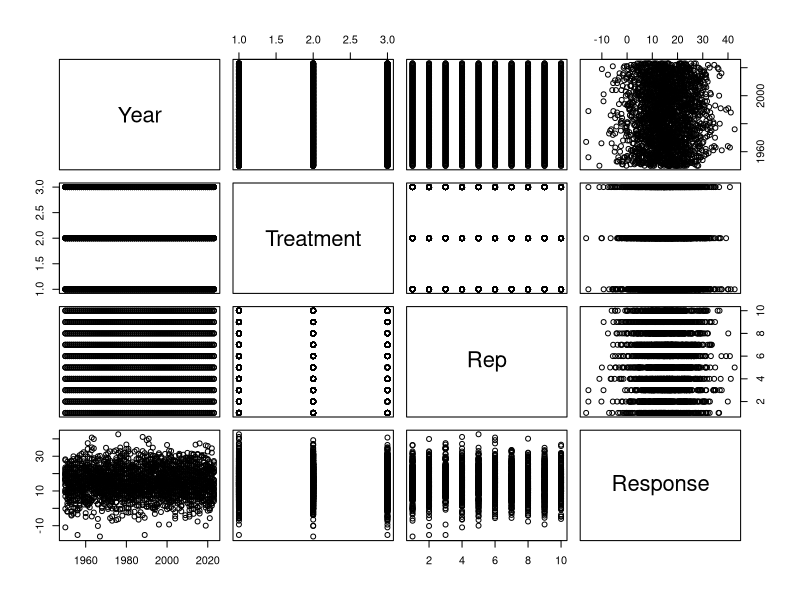
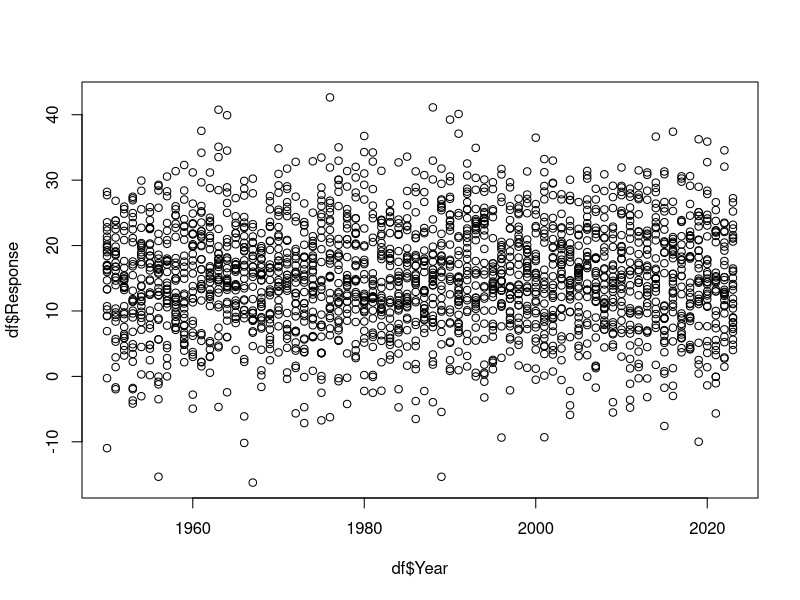
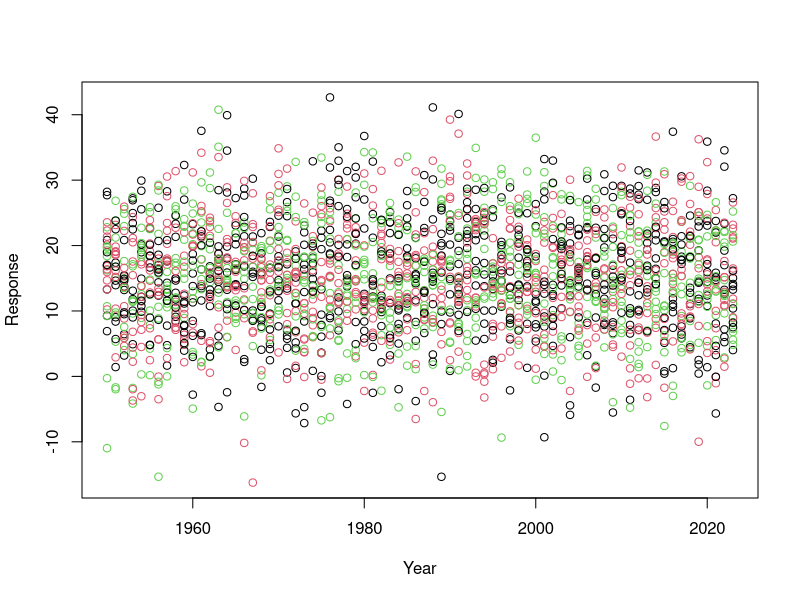
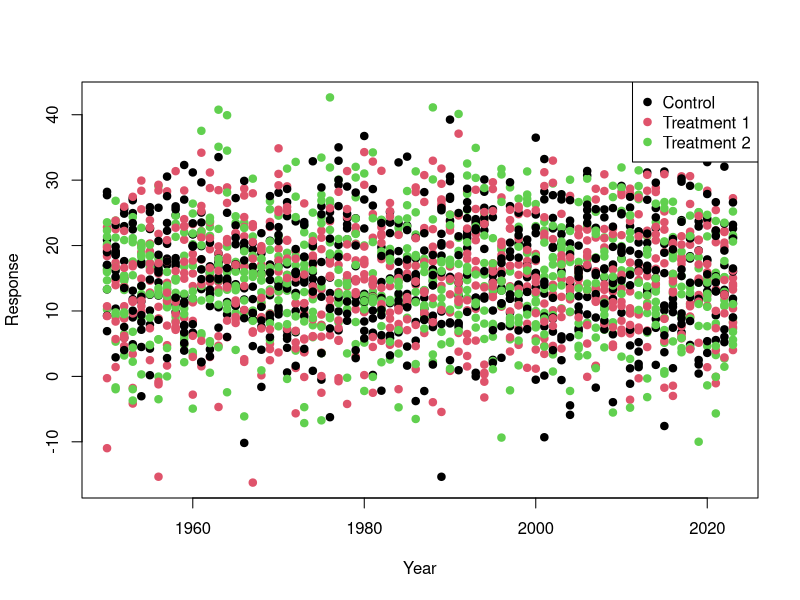
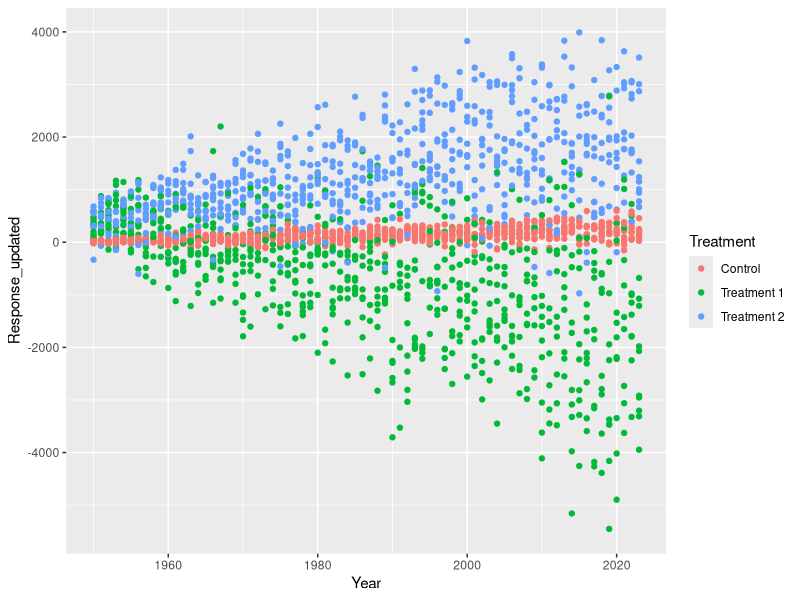
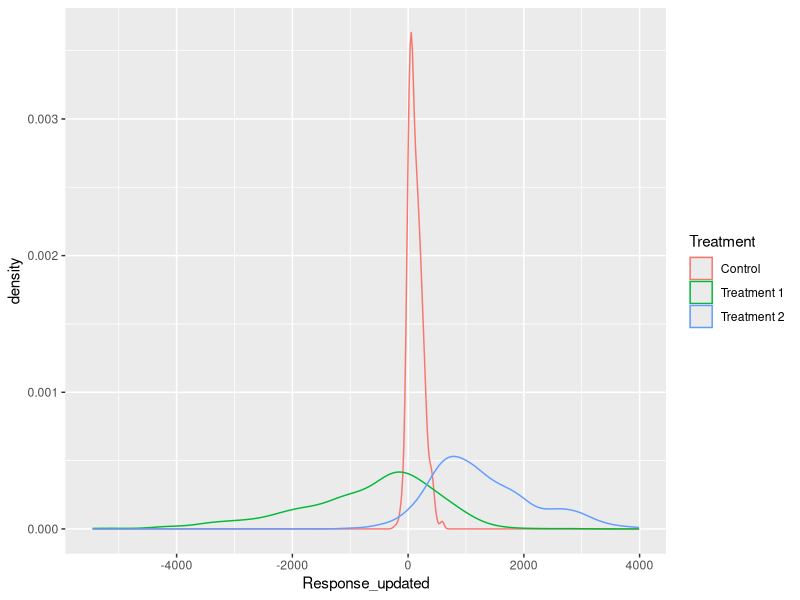
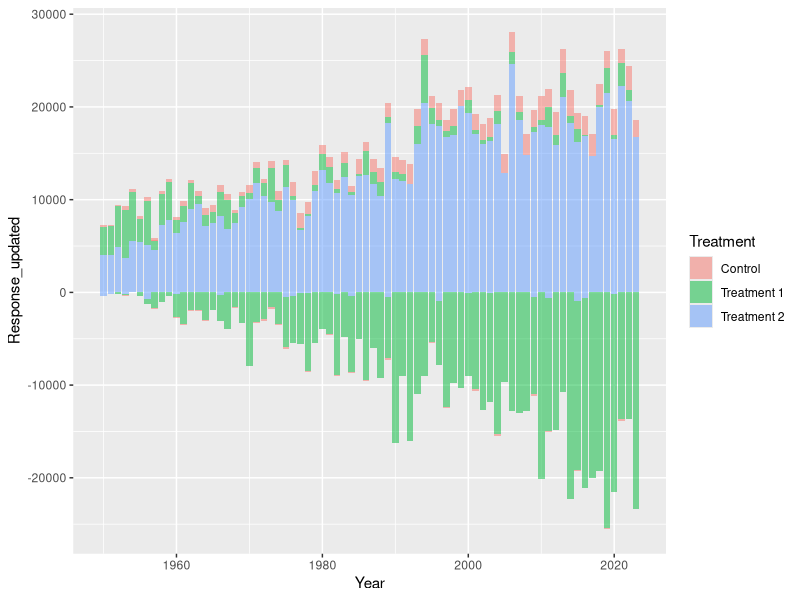
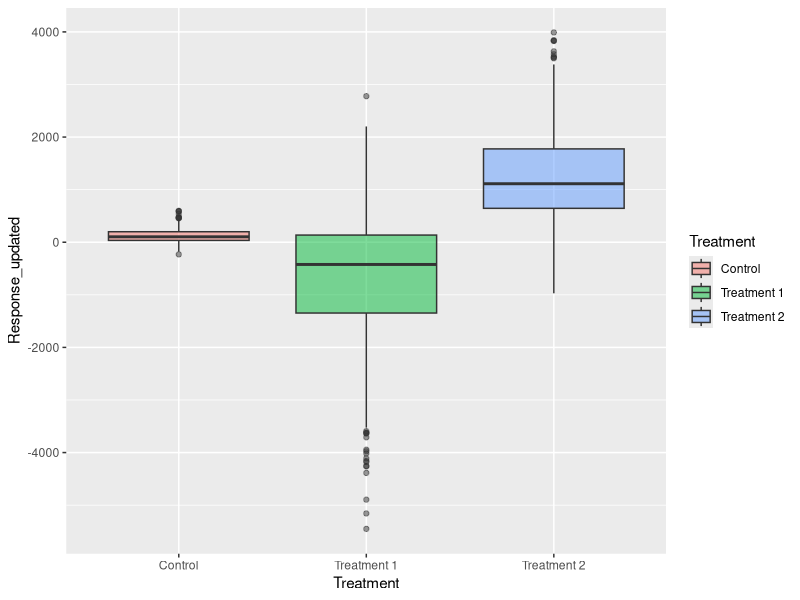

The R source for these figures, in order:
#####----Visualisation 

# Lets make some data as we did in the introduction



Year <- seq(from=1950,to=2023,by=1)
Treatment <- c("Control","Treatment 1","Treatment 2")
Rep<- seq(from=1,to=10,by=1)

df<-expand.grid(Year=Year,Treatment=Treatment,Rep=Rep)

Response<-rnorm(n=nrow(df),mean = 15,sd=8) 

df$Response<-Response



# # #####----Base

# We can check the data we have using a base plot function
# 
# The base plot() function will create a grid that is each column of the data set plotted against all the others, this is fine for continuous data (Such as bill_depth_mm)
# 
# but it is hard to understand or read fully.


plot(df)


# We can define x and y axes from columns of the data set 


plot(x=df$Year,y=df$Response)


# It automatically does a scatter plot, maybe we want to colour different treatments differently? and perhaps some axis labels that are more clear?
  
  
  
plot(x=df$Year,
     y=df$Response,
     col=df$Treatment, 
     xlab="Year",
     ylab="Response")


# Some of the arguments in this function are well named but you need to know the names of the arguments to properly use a function best,
# 
# you can easily find documentation of what arguments are within a function by typing two ? before the function in the console like so:
  
  

?plot()

#####----plot is a common function name 
#####----so we have to go to the base::plot() section of the help



# With the points coloured we should add a legend to the plot, this is accomplished with another function run after the plot function.



plot(x=df$Year,
     y=df$Response,
     col=unique(df$Treatment), 
     xlab="Year",
     ylab="Response",
     pch=19)
legend(x = "topright",          #####----Position
       legend = unique(df$Treatment),  #####----Legend texts
       col = c(1,2, 3),           #####----point colors
       pch=19)                    #####----point type



# Here we can see that the response is totally random, regardless of treatment and year.
# 
# For interesting plotting we can change this, we can add patterns and jitter (random noise) to our data based on its treatment. 
# 
# We will use some of our data manipulation code to do this.


library(tidyverse)

df_1<-df %>% 
  mutate(Response_updated=case_when(
    Treatment=="Control"~jitter(Response)*((Year-1930)/5)-50,
    Treatment=="Treatment 1"~jitter(Response)*((Year-1930)*-2)+1000,
    Treatment=="Treatment 2"~jitter(Response)*((Year-1930)*1.5)-4))



# We can now calculate some summary statistics such as mean or standard deviation using group_by and summarise


df_1_summary<-df_1 %>% 
  group_by(Treatment) %>% 
  summarise(MeanResponse=mean(Response_updated),
            SDResponse=sd(Response_updated))

df_1_summary

df_1_summary_year<-df_1 %>% 
  group_by(Treatment,Year) %>% 
  summarise(MeanResponse=mean(Response_updated),
            SDResponse=sd(Response_updated))

df_1_summary_year


# #####----ggplot2

# # #####----The Grammar of Graphics


# For more complex (and very simple) plots ggplot2 is by far the best package!
  
# The gg in ggplot2 and a lot of the associated packages stands for grammar of graphics, which is a very old framework for good visualisation.

# We don't need to go far into it, but it effectively relies on three elements:
# 
# - Data
# 
# - Mapping
# 
# - Geometry
# 
# In every plot we will want to plot Data, it may be 1 value, 1 dimensional, 2 dimensional.... all the way up to multi facetted and dimensional.
# 
# We then want to assign some element of the data to elements of the plot, this is called mapping. 
# 
# This mapping will change based on the geometry (shape/style).
# 
# For example earlier with base plot we Mapped a column (Data) to be the x axis and another to the y. (base plot assumed our geometry was a scatter plot)

# # #####----Plotting

# Using these principles we can build some very impressive and complicated plots.
# 
# We first make a blank ggplot saying what data we will include using ggplot(). 
# 
# For elements of the plot (aesthetics) that change with data from the df we use the aes() function to show what column we want to map to what element (mapping=aes()).
# 
# Then we want to add layers (geometries) to the plot for what we want to plot and how we want it to look.


ggplot(data=df_1,
       mapping=aes(x=Year,
                   y=Response_updated,
                   colour=Treatment))+
  geom_point()



# This looks good but could be nicer! There are many geom types to dictate the type of plot.
# 
# Different geom types have different required aesthetic elements, we could check by using ??geom_point for example
# 
# Generally we use x, y, colour, fill and alpha (transparency). (Sometimes z or label or many others)
# 
# Unlike base plotting ggplot creates a legend automatically, this becomes more complex as the plot becomes more complex but is generally a nice default.


ggplot(df_1,aes(x=Response_updated,colour=Treatment))+
  geom_density()

ggplot(df_1,aes(x=Year,y=Response_updated,fill=Treatment))+
  geom_col(alpha=0.5)

ggplot(df_1,aes(x=Treatment,y=Response_updated,fill=Treatment))+
  geom_boxplot(alpha=0.5)



# We can also add new data into the same plot, so we could use the summary data too, for this we add the data to the geom (geometry) we want it used for.
# 
# Here we have both the fill and the colour with the same levels (Treatment), ggplot will automatically combine these into one legend.


ggplot()+
  geom_point(data=df_1,mapping=aes(x=Year,y=Response_updated,colour=Treatment),
             alpha=0.4)+
  geom_ribbon(data=df_1_summary_year,mapping=aes(x=Year,ymax=MeanResponse+SDResponse,
                                                 ymin=MeanResponse-SDResponse,fill=Treatment),
              alpha=0.4)+
  geom_line(data=df_1_summary_year,mapping=aes(x=Year,y=MeanResponse,colour=Treatment))



# # #####----Appearance

# We can now change the style and appearance of the whole plot with the function theme()
# 
# There are also some preset theme functions like theme_classic() or theme_bw()
# 
# We can also change the appearance with our mapping elements to define the colours or fill we want using the scale_colour_manual() and scale_fill_manual() functions. This is also true for all mapping, the x or y axis can be edited with scale_x/y_*() functions).
# 
# There are many different scale functions within ggplot so we some times use a * to say that it could be any that we use.
# 
# Maybe we want to set odd x breaks or flip the y axis upside down?


ggplot()+
  geom_point(data=df_1,mapping=aes(x=Year,y=Response_updated,colour=Treatment),
             alpha=0.4)+
  geom_ribbon(data=df_1_summary_year,mapping=aes(x=Year,ymax=MeanResponse+SDResponse,
                                                 ymin=MeanResponse-SDResponse,fill=Treatment),
              alpha=0.4)+
  geom_line(data=df_1_summary_year,mapping=aes(x=Year,y=MeanResponse,colour=Treatment))+
  scale_colour_manual(values=c("darkcyan","darkorange","grey30"))+
  scale_fill_manual(values=c("darkcyan","darkorange","grey30"))+
  scale_x_continuous(breaks = c(1955,1982,2010,2023))+ 
  scale_y_reverse()+
  labs(x="Year",y="Response Variable")+
  theme_classic()




# We could even separate plots by another column (facetting)


ggplot()+
  geom_point(data=df_1,mapping=aes(x=Year,y=Response_updated,colour=Treatment),
             alpha=0.4)+
  geom_ribbon(data=df_1_summary_year,mapping=aes(x=Year,ymax=MeanResponse+SDResponse,
                                                 ymin=MeanResponse-SDResponse,fill=Treatment),
              alpha=0.4)+
  geom_line(data=df_1_summary_year,mapping=aes(x=Year,y=MeanResponse,colour=Treatment))+
  facet_wrap(~Rep, nrow=2)+
  scale_color_manual(values=c("darkcyan","darkorange","grey30"))+
  scale_fill_manual(values=c("darkcyan","darkorange","grey30"))+
  labs(x="Year",y="Response Variable")+
  theme_classic()


# We can add up different layers but also edit all elements of the plot using either the theme() or scale_*_() functions
# 
# These are all the elements you can change within theme:
# 
# theme(
#####---- line,
#####---- rect,
#####---- text,
#####---- title,
#####---- aspect.ratio,
#####---- axis.title,
#####---- axis.title.x,
#####---- axis.title.x.top,
#####---- axis.title.x.bottom,
#####---- axis.title.y,
#####---- axis.title.y.left,
#####---- axis.title.y.right,
#####---- axis.text,
#####---- axis.text.x,
#####---- axis.text.x.top,
#####---- axis.text.x.bottom,
#####---- axis.text.y,
#####---- axis.text.y.left,
#####---- axis.text.y.right,
#####---- axis.ticks,
#####---- axis.ticks.x,
#####---- axis.ticks.x.top,
#####---- axis.ticks.x.bottom,
#####---- axis.ticks.y,
#####---- axis.ticks.y.left,
#####---- axis.ticks.y.right,
#####---- axis.ticks.length,
#####---- axis.ticks.length.x,
#####---- axis.ticks.length.x.top,
#####---- axis.ticks.length.x.bottom,
#####---- axis.ticks.length.y,
#####---- axis.ticks.length.y.left,
#####---- axis.ticks.length.y.right,
#####---- axis.line,
#####---- axis.line.x,
#####---- axis.line.x.top,
#####---- axis.line.x.bottom,
#####---- axis.line.y,
#####---- axis.line.y.left,
#####---- axis.line.y.right,
#####---- legend.background,
#####---- legend.margin,
#####---- legend.spacing,
#####---- legend.spacing.x,
#####---- legend.spacing.y,
#####---- legend.key,
#####---- legend.key.size,
#####---- legend.key.height,
#####---- legend.key.width,
#####---- legend.text,
#####---- legend.text.align,
#####---- legend.title,
#####---- legend.title.align,
#####---- legend.position,
#####---- legend.direction,
#####---- legend.justification,
#####---- legend.box,
#####---- legend.box.just,
#####---- legend.box.margin,
#####---- legend.box.background,
#####---- legend.box.spacing,
#####---- panel.background,
#####---- panel.border,
#####---- panel.spacing,
#####---- panel.spacing.x,
#####---- panel.spacing.y,
#####---- panel.grid,
#####---- panel.grid.major,
#####---- panel.grid.minor,
#####---- panel.grid.major.x,
#####---- panel.grid.major.y,
#####---- panel.grid.minor.x,
#####---- panel.grid.minor.y,
#####---- panel.ontop,
#####---- plot.background,
#####---- plot.title,
#####---- plot.title.position,
#####---- plot.subtitle,
#####---- plot.caption,
#####---- plot.caption.position,
#####---- plot.tag,
#####---- plot.tag.position,
#####---- plot.margin,
#####---- strip.background,
#####---- strip.background.x,
#####---- strip.background.y,
#####---- strip.clip,
#####---- strip.placement,
#####---- strip.text,
#####---- strip.text.x,
#####---- strip.text.x.bottom,
#####---- strip.text.x.top,
#####---- strip.text.y,
#####---- strip.text.y.left,
#####---- strip.text.y.right,
#####---- strip.switch.pad.grid,
#####---- strip.switch.pad.wrap
# )
# 
# Each one can be edited by its own element, so for a background it is a rectangle so we might say (inside theme()) but for a grid line it is a line.
# 
# plot.background=element_rect(fill="grey80") this will mean the rectangular element of the plot background will be filled with the colour grey80
# 
# panel.grid.major.y= element_line(colour = "green",linetype = "dotdash",linewidth =2) this will mean the axis lines element of the panel background will be a green dotdashed line of linewidth 2 with the colour grey80
# 
# We can add titles and subtitles or change the legend title inside the labs function (if we only change the fill title it will split the colour and fill legends), 
# 
# We can even add geoms that are labels or texts or other shapes/lines not base on our data
# 

ggplot()+
  geom_point(data=df_1,mapping=aes(x=Year,y=Response_updated,colour=Treatment),
             alpha=0.4, shape=8)+
  geom_ribbon(data=df_1_summary_year,mapping=aes(x=Year,ymax=MeanResponse+SDResponse,
                                                 ymin=MeanResponse-SDResponse,fill=Treatment),
              alpha=0.4)+
  geom_line(data=df_1_summary_year,mapping=aes(x=Year,y=MeanResponse,colour=Treatment))+
  scale_color_manual(values=c("darkcyan","darkorange","grey30"))+
  scale_fill_manual(values=c("darkcyan","darkorange","grey30"))+
  labs(x="Year",
       y="Response Variable",
       fill="Treatment New Name",
       title= "What a cool plot Title?!", 
       subtitle = "Is it though? The Subtitle is Better.",
       caption= "I think it is cool. So is this Caption."
       )+
  theme_classic()+
  theme(plot.background = element_rect(fill="grey80")
        
        )

ggplot()+
  geom_point(data=df_1,mapping=aes(x=Year,y=Response_updated,colour=Treatment),
             alpha=0.4, shape=8)+
  geom_ribbon(data=df_1_summary_year,mapping=aes(x=Year,ymax=MeanResponse+SDResponse,
                                                 ymin=MeanResponse-SDResponse,fill=Treatment),
              alpha=0.4)+
  geom_line(data=df_1_summary_year,mapping=aes(x=Year,y=MeanResponse,colour=Treatment))+
  scale_color_manual(values=c("darkcyan","darkorange","grey30"))+
  scale_fill_manual(values=c("darkcyan","darkorange","grey30"))+
  labs(x="Year",
       y="Response Variable",
       fill="Treatment New Name",
       title= "What a cool plot Title?!", 
       subtitle = "Is it though? The Subtitle is Better.",
       caption= "I think it is cool. So is this Caption."
       )+
  theme_classic()+
  theme(plot.background = element_rect(fill="grey80"),
        panel.background = element_rect(fill="yellow")
        
        )+
  geom_text(aes(x=1980,y=3000,label="this is text"))

ggplot()+
  geom_point(data=df_1,mapping=aes(x=Year,y=Response_updated,colour=Treatment),
             alpha=0.4, shape=8)+
  geom_ribbon(data=df_1_summary_year,mapping=aes(x=Year,ymax=MeanResponse+SDResponse,
                                                 ymin=MeanResponse-SDResponse,fill=Treatment),
              alpha=0.4)+
  geom_line(data=df_1_summary_year,mapping=aes(x=Year,y=MeanResponse,colour=Treatment))+
  scale_color_manual(values=c("darkcyan","darkorange","grey30"))+
  scale_fill_manual(values=c("darkcyan","darkorange","grey30"))+
  labs(x="Year",
       y="Response Variable",
       fill="Treatment New Name",
       title= "What a cool plot Title?!", 
       subtitle = "Is it though? The Subtitle is Better.",
       caption= "I think it is cool. So is this Caption."
       )+
  theme_classic()+
  theme(plot.background = element_rect(fill="grey80"),
        panel.background = element_rect(fill="yellow"),
        panel.grid.major.x= element_line(colour = "red",linetype = "dotted",linewidth =1)
        
        )+
  geom_text(aes(x=1980,y=3000,label="this is text"))+
  geom_label(aes(x=1980,y=4000,label="this is a label (has a background)"), colour="purple", fill="navyblue")

ggplot()+
  geom_point(data=df_1,mapping=aes(x=Year,y=Response_updated,colour=Treatment),
             alpha=0.4, shape=8)+
  geom_ribbon(data=df_1_summary_year,mapping=aes(x=Year,ymax=MeanResponse+SDResponse,
                                                 ymin=MeanResponse-SDResponse,fill=Treatment),
              alpha=0.4)+
  geom_line(data=df_1_summary_year,mapping=aes(x=Year,y=MeanResponse,colour=Treatment))+
  scale_color_manual(values=c("darkcyan","darkorange","grey30"))+
  scale_fill_manual(values=c("darkcyan","darkorange","grey30"))+
  labs(x="Year",
       y="Response Variable",
       fill="Treatment New Name",
       title= "What a cool plot Title?!", 
       subtitle = "Is it though? The Subtitle is Better.",
       caption= "I think it is cool. So is this Caption."
       )+
  theme_classic()+
  theme(plot.background = element_rect(fill="grey80"),
        panel.background = element_rect(fill="yellow"),
        panel.grid.major.x= element_line(colour = "red",linetype = "dotted",linewidth =1),
        panel.grid.major.y= element_line(colour = "green",linetype = "dotdash",linewidth =2)
        
        )+
  geom_text(aes(x=1980,y=3000,label="this is text"))+
  geom_label(aes(x=1980,y=4000,label="this is a label (has a background)"), colour="purple", fill="navyblue")+
  geom_segment(aes(x=1960,xend=2020,y=2500,yend=-2500))


ggplot()+
  geom_point(data=df_1,mapping=aes(x=Year,y=Response_updated,colour=Treatment),
             alpha=0.4, shape=8)+
  geom_ribbon(data=df_1_summary_year,mapping=aes(x=Year,ymax=MeanResponse+SDResponse,
                                                 ymin=MeanResponse-SDResponse,fill=Treatment),
              alpha=0.4)+
  geom_line(data=df_1_summary_year,mapping=aes(x=Year,y=MeanResponse,colour=Treatment))+
  scale_color_manual(values=c("darkcyan","darkorange","grey30"))+
  scale_fill_manual(values=c("darkcyan","darkorange","grey30"))+
  labs(x="Year",
       y="Response Variable",
       fill="Treatment New Name",
       title= "What a cool plot Title?!", 
       subtitle = "Is it though? The Subtitle is Better.",
       caption= "I think it is cool. So is this Caption."
       )+
  theme_classic()+
  theme(plot.background = element_rect(fill="grey80"),
        panel.background = element_rect(fill="yellow"),
        panel.grid.major.x= element_line(colour = "red",linetype = "dotted",linewidth =1),
        panel.grid.major.y= element_line(colour = "green",linetype = "dotdash",linewidth =2),
        panel.grid.minor.x= element_line(colour = "blue",linetype = "solid",linewidth =3),
        panel.grid.minor.y= element_line(colour = "pink",linetype = "solid",linewidth =2.5)
        
        )+
  geom_text(aes(x=1980,y=3000,label="this is text"))+
  geom_label(aes(x=1980,y=4000,label="this is a label (has a background)"), colour="purple", fill="navyblue")+
  geom_segment(aes(x=1960,xend=2020,y=2500,yend=-2500))




# The above plot is horrendous but shows different important elements we might want to add or take away from plots.
# 
# Once we have got a plot to how we want it we can then save it as a file on our computer using the ggsave() function
# 
# to do this we can save our plot as an object, then provide the location we want to save the file and its name and extension in quotations, and its size,
# 
# we will save to the current directory.


Plot_To_Save<-ggplot()+
  geom_point(data=df_1,mapping=aes(x=Year,y=Response_updated,colour=Treatment),
             alpha=0.4)+
  geom_ribbon(data=df_1_summary_year,mapping=aes(x=Year,ymax=MeanResponse+SDResponse,
                                                 ymin=MeanResponse-SDResponse,fill=Treatment),
              alpha=0.4)+
  geom_line(data=df_1_summary_year,mapping=aes(x=Year,y=MeanResponse,colour=Treatment))+
  scale_color_manual(values=c("darkcyan","darkorange","grey30"))+
  scale_fill_manual(values=c("darkcyan","darkorange","grey30"))+
  labs(x="Year",y="Response Variable")+
  theme_classic()

ggsave("This_Is_Our_First_Saved_Plot.png", Plot_To_Save, width=10, height=10) #####----dont forget to put the file type at the end!!! we will use .png






